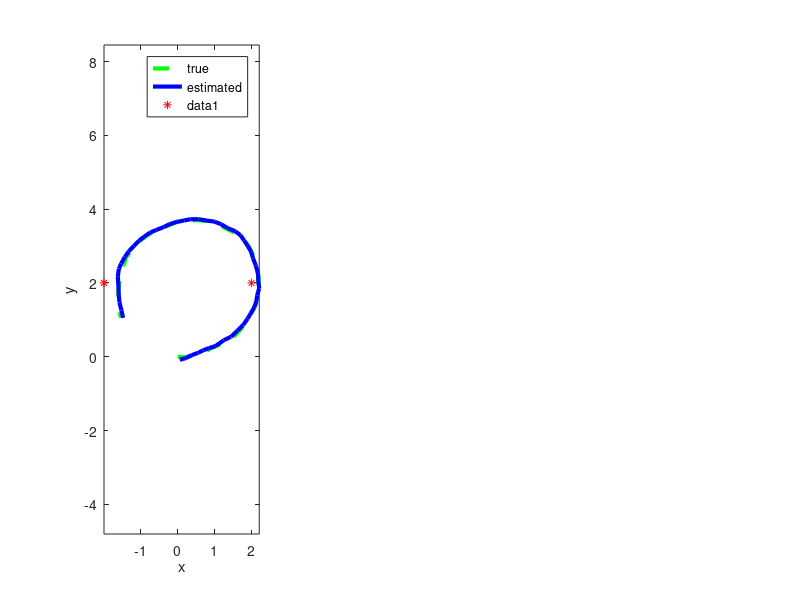

MATLAB code for this plot: (Note: this script raises an error after producing the figure.)
function f = uni_ekf_test
% EN530.603 Extended Kalman filtering of the unicycle with bearing and range measurements
% 
% M. Kobilarov , marin(at)jhu.edu

clear
close all

%rng('default')
rng(10212)

S.bearing_only = 0;

% single beacon at (-2,2) : system is unobservable
%S.pbs = [-2;
%         2];    % beacon positions

% two beacons at (-2,2) and (2,2) : system is observable (two or more)
S.pbs = [-2, 2;
         2, 2];    % beacon positions

nb = size(S.pbs,2); % number of beacons

if S.bearing_only
  S.h = @b_h;    % bearing sensing
  S.r = nb;      % measurement dimension  
  S.R = .4*diag(repmat([.1], nb, 1));
else
  S.h = @br_h;   % bearing-reange sensing
  S.r = 2*nb;      % measurement dimension
  S.R = .4*diag(repmat([.1; .01], nb, 1));
end

S.n = 4;       % state dimension
S.f = @uni_f;  % mobile-robot dynamics

% timing
dt = .1;
%N = 2580;
N = 50;
T = dt*N;
S.dt = dt;

% noise models
S.Q = .3*dt*diag([.01 .01 .01, .001]);


% initial mean and covariance
xt = [0; 0; 0; 1]; % true state

P = .2*diag([.01 .01 .01 .04]); % covariance
x = xt + sqrt(P)*randn(S.n, 1); % initial estimate with added noise

xts = zeros(S.n, N+1); % true states
xs = zeros(S.n, N+1);  % estimated states
Ps = zeros(S.n, S.n, N+1); % estimated covariances
ts = zeros(N+1,1); % times

zs = zeros(S.r, N);  % measurements

xts(:, 1) = xt;
xs(:, 1) = x;
Ps(:, :, 1) = P;
ts(1) = 0;

ds = zeros(S.n, N+1);  % errors
ds(:,1) = x - xt;

for k=1:N,
  u = dt*[2; 1];  % known controls
  
  xts(:,k+1) = S.f(xts(:,k), u, S) + sqrt(S.Q)*randn(4,1);  % true state

  [x,P] = ekf_predict(x, P, u, S);  % predict
  ts(k+1) = k*dt;
  
  z = S.h(xts(:,k+1), S) + sqrt(S.R)*randn(S.r,1);  % generate measurement  

  [x,P] = ekf_correct(x, P, z, S);  % correct
  
  xs(:,k+1) = x;
  Ps(:,:,k+1) = P;

  zs(:,k) = z;
  ds(:,k+1) = x - xts(:,k+1);  % actual estimate error
  ds(:,k+1) = fix_state(ds(:,k+1));
end

subplot(1, 3, 1)

plot(xts(1,:), xts(2,:), '--g','LineWidth',3)
hold on
plot(xs(1,:), xs(2,:), '-b','LineWidth',3)
legend('true', 'estimated')

xlabel('x')
ylabel('y')
axis equal
axis xy

% beacon
plot(S.pbs(1,:), S.pbs(2,:), '*r');

for k=1:1:N
  plotcov2(xs(1:2,k), 1.96^2*Ps(1:2,1:2,k));
end
quiver(xts(1,:), xts(2,:), .5*cos(xts(3,:)), .5*sin(xts(3,:)),'g');
quiver(xs(1,:), xs(2,:), .5*cos(xs(3,:)), .5*sin(xs(3,:)),'b');

subplot(1,3,2)

plot(ds')

mean(sqrt(sum(ds.*ds, 1)))
xlabel('k')
ylabel('meters or radians')
legend('e_x','e_y','e_\theta','e_r')

subplot(1,3,3)

plot(ts, reshape(sqrt(Ps(1,1,:)),N+1,1), ...
     ts, reshape(sqrt(Ps(2,2,:)),N+1,1), ...
     ts, reshape(sqrt(Ps(3,3,:)),N+1,1), ...
     ts, reshape(sqrt(Ps(4,4,:)),N+1,1));
legend('\sigma_x','\sigma_y','\sigma_\theta','\sigma_r')

xlabel('t')
ylabel('meters or radians')


function [x, varargout] = uni_f(x, u, S)
% dynamical model of the unicycle
c = cos(x(3));
s = sin(x(3));

x = [x(1) + c*x(4)*u(1);
     x(2) + s*x(4)*u(1);
     x(3) + u(2);
     x(4)];

x = fix_state(x, S);

if nargout > 1
  % F-matrix
  varargout{1} = [1, 0, -s*x(4)*u(1), c*u(1);
                  0, 1, c*x(4)*u(1), s*u(1); 
                  0 0 1 0;
                  0 0 0 1];
end


function [y, varargout] = br_h(x, S)

p = x(1:2);

y = [];
H = [];
for i=1:size(S.pbs, 2)
  pb = S.pbs(:, i); %i-th beacon
  d = pb - p;
  r = norm(d);
  
  th = fangle(atan2(d(2), d(1)) - x(3));
  y = [y; th; r];
  
  if nargout > 1
    % H-matrix
    H = [H;
         d(2)/r^2, -d(1)/r^2, -1, 0;
         -d'/r, 0, 0];
  end
end

if nargout > 1  
  varargout{1} = H;
end


function [y, varargout] = b_h(x, S)

p = x(1:2);

y = [];
H = [];
for i=1:size(S.pbs, 2)
  pb = S.pbs(:, i); %i-th beacon
  d = pb - p;
  r = norm(d);
  
  th = fangle(atan2(d(2), d(1)) - x(3));
  y = [y; th];
  
  if nargout > 1
    % H-matrix
    H = [H;
         d(2)/r^2, -d(1)/r^2, -1, 0];
  end
end

if nargout > 1  
  varargout{1} = H;
end



function [x,P] = ekf_predict(x, P, u, S)

[x, F] = S.f(x, u, S);
x = fix_state(x, S);  % fix any [-pi,pi] issues
P = F*P*F' + S.Q;


function [x,P] = ekf_correct(x, P, z, S)

[y, H] = S.h(x, S);
P = P - P*H'*inv(H*P*H' + S.R)*H*P;
K = P*H'*inv(S.R);

e = z - y;
e = fix_meas(e, S);  % fix any [-pi,pi] issues
x = x + K*e;


function x = fix_state(x, S)
x(3) = fangle(x(3));

function z = fix_meas(z, S)
% z
% S.r
for i=1:size(S.pbs,2)
  if S.bearing_only
    z(i) = fangle(z(i));
  else
    z(2*i-1) = fangle(z(2*i-1));
  end
end

function a = fangle(a)
% make sure angle is between -pi and pi
a = mod(a,2*pi);
if a < -pi
  a = a + 2*pi;
else
  if a > pi
    a = a - 2*pi;
  end
end